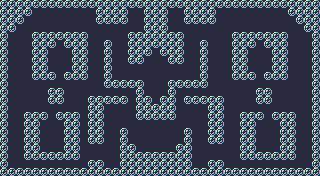

Below is a game level as drawn by its tile map, then a one-line description and the .tmx that defines it (tile-layer data replaced by summaries):
An orthogonal 40x22 tile map with 8x8 px tiles, 2 tile layers (floor, walls) and 69 objects (63x wall, 4x fruit, player, stageGate).

<map version="1.2" tiledversion="1.2.4" orientation="orthogonal" renderorder="right-down" width="40" height="22" tilewidth="8" tileheight="8" infinite="0" backgroundcolor="#101010" nextlayerid="7" nextobjectid="80">
 <properties>
  <property name="x" type="int" value="4" />
  <property name="y" type="int" value="1" />
  <property name="z" type="int" value="1" />
 </properties>
 <tileset firstgid="1" source="cpillarTiles.tsx" />
 <layer id="3" name="floor" width="40" height="22">
  <data>[880 cells, 880 non-empty, 1 distinct tile ids]</data>
 </layer>
 <layer id="1" name="walls" width="40" height="22">
  <data>[880 cells, 405 non-empty, 1 distinct tile ids]</data>
 </layer>
 <objectgroup id="2" name="Object Layer 1">
  <object id="2" type="wall" x="144" y="8" width="24" height="40" />
  <object id="11" type="wall" x="0" y="0" width="8" height="176" />
  <object id="12" type="wall" x="8" y="168" width="312" height="8" />
  <object id="13" type="wall" x="312" y="0" width="8" height="168" />
  <object id="14" type="wall" x="8" y="0" width="304" height="8" />
  <object id="15" name="PLAYER SPAWN" type="player" x="152" y="80" width="8" height="8" />
  <object id="16" name="Exit" type="stageGate" x="152" y="48" width="8" height="8">
   <properties>
    <property name="x" type="int" value="2" />
    <property name="y" type="int" value="1" />
    <property name="z" type="int" value="1" />
   </properties>
  </object>
  <object id="17" name="fruit" type="fruit" x="48" y="136" width="8" height="8">
   <properties>
    <property name="fruitType" type="int" value="4" />
   </properties>
  </object>
  <object id="19" type="wall" x="96" y="8" width="32" height="16" />
  <object id="20" type="wall" x="40" y="152" width="24" height="8" />
  <object id="21" type="wall" x="8" y="8" width="16" height="16" />
  <object id="22" type="wall" x="64" y="112" width="16" height="48" />
  <object id="23" type="wall" x="24" y="112" width="16" height="48" />
  <object id="24" type="wall" x="184" y="8" width="32" height="16" />
  <object id="25" type="wall" x="48" y="88" width="16" height="16" />
  <object id="26" type="wall" x="256" y="88" width="16" height="16" />
  <object id="27" type="wall" x="88" y="96" width="16" height="48" />
  <object id="28" type="wall" x="208" y="96" width="16" height="48" />
  <object id="29" type="wall" x="208" y="160" width="16" height="8" />
  <object id="30" type="wall" x="88" y="160" width="16" height="8" />
  <object id="31" type="wall" x="32" y="32" width="16" height="48" />
  <object id="32" type="wall" x="72" y="32" width="16" height="48" />
  <object id="33" type="wall" x="232" y="32" width="16" height="48" />
  <object id="34" type="wall" x="272" y="32" width="16" height="48" />
  <object id="35" type="wall" x="48" y="32" width="24" height="8" />
  <object id="36" type="wall" x="48" y="40" width="8" height="8" />
  <object id="37" type="wall" x="64" y="40" width="8" height="8" />
  <object id="38" type="wall" x="48" y="72" width="8" height="8" />
  <object id="39" type="wall" x="64" y="72" width="8" height="8" />
  <object id="40" type="wall" x="40" y="112" width="8" height="8" />
  <object id="41" type="wall" x="56" y="112" width="8" height="8" />
  <object id="42" type="wall" x="104" y="96" width="24" height="8" />
  <object id="43" type="wall" x="8" y="24" width="8" height="8" />
  <object id="44" type="wall" x="24" y="8" width="8" height="8" />
  <object id="45" type="wall" x="104" y="40" width="8" height="48" />
  <object id="46" type="wall" x="112" y="80" width="32" height="8" />
  <object id="47" type="wall" x="136" y="88" width="8" height="8" />
  <object id="48" type="wall" x="136" y="96" width="16" height="24" />
  <object id="49" type="wall" x="160" y="96" width="16" height="24" />
  <object id="50" type="wall" x="152" y="104" width="8" height="16" />
  <object id="51" type="wall" x="168" y="80" width="8" height="16" />
  <object id="52" type="wall" x="176" y="80" width="32" height="8" />
  <object id="53" type="wall" x="200" y="40" width="8" height="40" />
  <object id="54" type="wall" x="168" y="32" width="16" height="32" />
  <object id="55" type="wall" x="128" y="32" width="16" height="32" />
  <object id="56" type="wall" x="144" y="48" width="8" height="8" />
  <object id="57" type="wall" x="160" y="48" width="8" height="8" />
  <object id="58" type="wall" x="248" y="32" width="8" height="16" />
  <object id="59" type="wall" x="264" y="32" width="8" height="16" />
  <object id="60" type="wall" x="256" y="32" width="8" height="8" />
  <object id="61" type="wall" x="248" y="72" width="8" height="8" />
  <object id="62" type="wall" x="264" y="72" width="8" height="8" />
  <object id="63" type="wall" x="296" y="8" width="16" height="16" />
  <object id="64" type="wall" x="288" y="8" width="8" height="8" />
  <object id="65" type="wall" x="304" y="24" width="8" height="8" />
  <object id="66" type="wall" x="184" y="96" width="24" height="8" />
  <object id="67" type="wall" x="120" y="152" width="72" height="16" />
  <object id="68" type="wall" x="176" y="144" width="16" height="8" />
  <object id="69" type="wall" x="120" y="144" width="16" height="8" />
  <object id="70" type="wall" x="120" y="128" width="8" height="16" />
  <object id="71" type="wall" x="184" y="128" width="8" height="16" />
  <object id="72" type="wall" x="240" y="112" width="16" height="48" />
  <object id="73" type="wall" x="280" y="112" width="16" height="48" />
  <object id="74" type="wall" x="256" y="152" width="24" height="8" />
  <object id="75" type="wall" x="256" y="112" width="8" height="8" />
  <object id="76" type="wall" x="272" y="112" width="8" height="8" />
  <object id="77" name="fruit" type="fruit" x="56" y="56" width="8" height="8">
   <properties>
    <property name="fruitType" type="int" value="4" />
   </properties>
  </object>
  <object id="78" name="fruit" type="fruit" x="256" y="56" width="8" height="8">
   <properties>
    <property name="fruitType" type="int" value="4" />
   </properties>
  </object>
  <object id="79" name="fruit" type="fruit" x="264" y="136" width="8" height="8">
   <properties>
    <property name="fruitType" type="int" value="4" />
   </properties>
  </object>
 </objectgroup>
</map>
